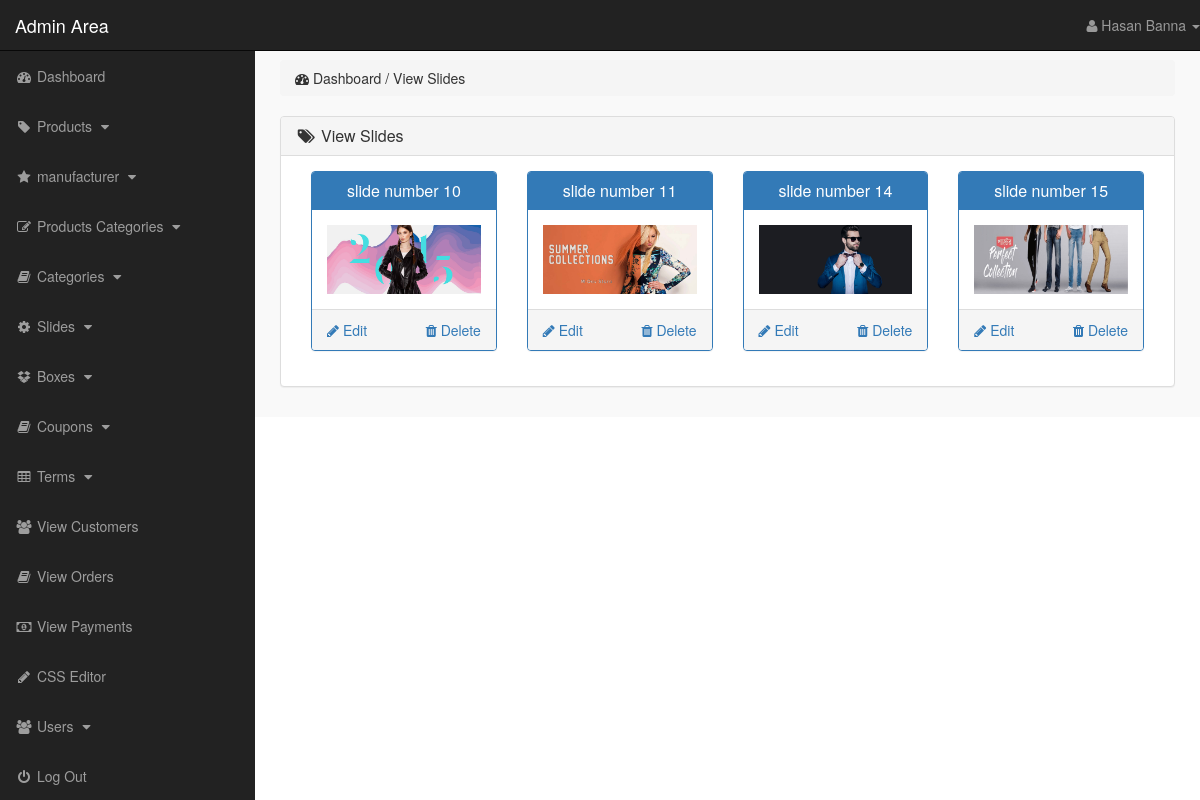
/admin_area/index.php?view_slides (signed in), run on the app's committed database.
### tables this page shows
CREATE TABLE `slider` (
  `slide_id` int(10) NOT NULL,
  `slide_name` varchar(255) NOT NULL,
  `slide_image` text NOT NULL,
  `slide_url` varchar(255) NOT NULL
);

### admin_area/view_slides.php (the view)
<?php
    if(!isset($_SESSION['admin_email'])){
        echo "<script>window.open('login.php','_self')</script>";
    }else{
?>
<div class="row">
    <div class="col-lg-12">
        <ol class="breadcrumb">
            <li>
                <i class="fa fa-dashboard"></i> Dashboard / View Slides
            </li>
        </ol>
    </div>
</div>
<div class="row">
    <div class="col-lg-12">
        <div class="panel panel-default">
            <div class="panel-heading">
                <h3 class="panel-title">
                    <i class="fa fa-tags fa-fw"></i> View Slides
                </h3>
            </div>
            <div class="panel-body">
                <?php
                    $get_slides = "select * from slider";
                    $run_slides = mysqli_query($con,$get_slides);
                    while($row_slides=mysqli_fetch_array($run_slides)){
                        $slide_id = $row_slides['slide_id'];
                        $slide_name = $row_slides['slide_name'];
                        $slide_image = $row_slides['slide_image'];
                ?>
                <div class="col-lg-3 col-md-3">
                    <div class="panel panel-primary">
                        <div class="panel-heading">
                            <h3 class="panel-title" align="center">
                                <?php echo $slide_name; ?>
                            </h3>
                        </div>
                        <div class="panel-body">
                            <img src="slides_images/<?php echo $slide_image; ?>" alt="<?php echo $slide_name; ?>" class="img-responsive">
                        </div>
                        <div class="panel-footer">
                            <center>
                                <a href="index.php?delete_slide=<?php echo $slide_id; ?>" class="pull-right">
                                 <i class="fa fa-trash"></i> Delete
                                </a>
                                <a href="index.php?edit_slide=<?php echo $slide_id; ?>" class="pull-left">
                                 <i class="fa fa-pencil"></i> Edit
                                </a>
                                <div class="clearfix"></div>
                            </center>
                        </div>
                    </div>
                </div>
                <?php } ?>
            </div>
        </div>
    </div>
</div>
<?php } ?>

### admin_area/includes/sidebar.php (shortened to what this page needs)
<?php
    if(!isset($_SESSION['admin_email'])){
        echo "<script>window.open('login.php','_self')</script>";
    }else{
?>
<nav class="navbar navbar-inverse navbar-fixed-top">
    <div class="navbar-header">
        <a href="index.php?dashboard" class="navbar-brand">Admin Area</a>
    </div>
    <ul class="nav navbar-right top-nav">
        <li class="dropdown">
            <a href="#" class="dropdown-toggle" data-toggle="dropdown">
                <i class="fa fa-user"></i> <?php echo $admin_name;  ?> <b class="caret"></b>
            </a>
        </li>
    </ul>
    <div class="collapse navbar-collapse navbar-ex1-collapse">
        <ul class="nav navbar-nav side-nav">
            <li>
                <a href="index.php?dashboard">
                        <i class="fa fa-fw fa-dashboard"></i> Dashboard
                </a>
            </li>
            <li>
                <a href="#" data-toggle="collapse" data-target="#products">
                        <i class="fa fa-fw fa-tag"></i> Products
                        <i class="fa fa-fw fa-caret-down"></i>
                </a>
            </li>
            <li>
                <a href="#" data-toggle="collapse" data-target="#manufacturer">
                        <i class="fa fa-fw fa-star"></i> manufacturer
                        <i class="fa fa-fw fa-caret-down"></i>
                </a>
            </li>
            <li>
                <a href="#" data-toggle="collapse" data-target="#p_cat">
                        <i class="fa fa-fw fa-edit"></i> Products Categories
                        <i class="fa fa-fw fa-caret-down"></i>
                </a>
            </li>
            <li>
                <a href="#" data-toggle="collapse" data-target="#cat">
                        <i class="fa fa-fw fa-book"></i> Categories
                        <i class="fa fa-fw fa-caret-down"></i>
                </a>
            </li>
            <li>
                <a href="#" data-toggle="collapse" data-target="#slides">
                        <i class="fa fa-fw fa-gear"></i> Slides
                        <i class="fa fa-fw fa-caret-down"></i>
                </a>
            </li>
            <li>
                <a href="#" data-toggle="collapse" data-target="#boxes">
                        <i class="fa fa-fw fa-dropbox"></i> Boxes
                        <i class="fa fa-fw fa-caret-down"></i>
                </a>
            </li>
            <li>
                <a href="#" data-toggle="collapse" data-target="#coupon">
                        <i class="fa fa-fw fa-book"></i> Coupons
                        <i class="fa fa-fw fa-caret-down"></i>
                </a>
            </li>
            <li>
                <a href="#" data-toggle="collapse" data-target="#terms">
                        <i class="fa fa-fw fa-table"></i> Terms
                        <i class="fa fa-fw fa-caret-down"></i>
                </a>
            </li>
            <li>
                <a href="index.php?view_customers">
                    <i class="fa fa-fw fa-users"></i> View Customers
                </a>
            </li>
            <li>
                <a href="index.php?view_orders">
                    <i class="fa fa-fw fa-book"></i> View Orders
                </a>
            </li>
            <li>
                <a href="index.php?view_payments">
                    <i class="fa fa-fw fa-money"></i> View Payments
                </a>
            </li>
            <li>
                <a href="index.php?edit_css">
                    <i class="fa fa-fw fa-pencil"></i> CSS Editor
                </a>
            </li>
            <li>
                <a href="#" data-toggle="collapse" data-target="#users">
                        <i class="fa fa-fw fa-users"></i> Users
                        <i class="fa fa-fw fa-caret-down"></i>
                </a>
            </li>
            <li>
                <a href="logout.php">
                    <i class="fa fa-fw fa-power-off"></i> Log Out
                </a>
            </li>
        </ul>
    </div>
</nav>
<?php } ?>

### admin_area/css/style.css (style rules this page uses)
body { margin-top: 100px; }
@media (min-width: 768px) { body { margin-top: 50px; } }
.top-nav { 0 15px; }
.top-nav>li { float: left; display: inline-block; }
.top-nav>li>a { color: #999999; line-height: 20px; padding-top: 15px; padding-bottom: 15px; }
@media (min-width: 768px) { .side-nav { position: fixed; top: 51px; bottom: 0; width: 255px; overflow-y: auto; overflow-x: hidden; background-color: #222222; padding-bottom: 40px; border-radius: 0; } }
@media (min-width: 768px) { .side-nav>li>a { width: 255px; } }
.panel-body { border-radius: 5px; }

### data on the page
slider: slide_name "slide number 10", slide_image (picture)
slider: slide_name "slide number 11", slide_image (picture)
slider: slide_name "slide number 14", slide_image (picture)
slider: slide_name "slide number 15", slide_image (picture)

### other printed values
$admin_name "Hasan Banna"
